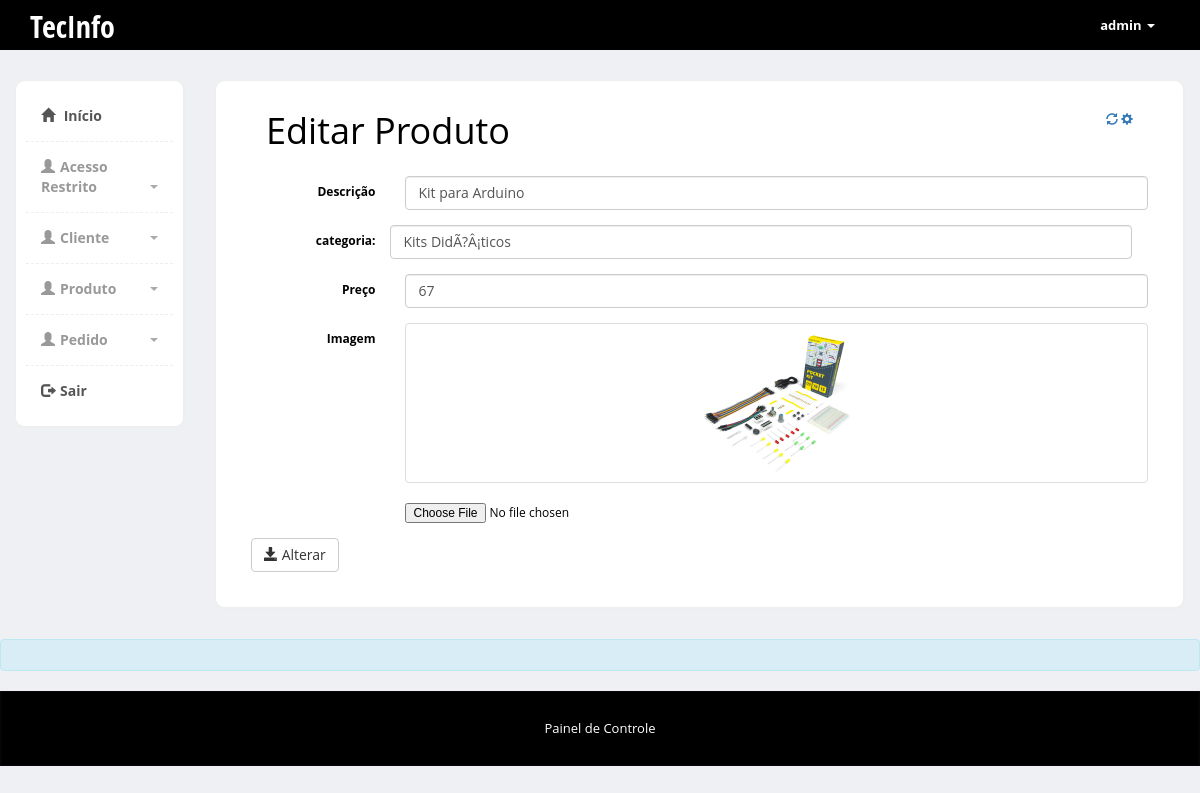
Screenshot of /admin/editarformproduto.php?codproduto=1 (signed in) with the database file from the repository.
### tables this page shows
CREATE TABLE `produto` (
  `codproduto` int(11) NOT NULL,
  `descricao` varchar(150) NOT NULL,
  `categoria` varchar(100) NOT NULL,
  `preco` varchar(12) NOT NULL,
  `imagem` varchar(200) NOT NULL
);

### admin/editarformproduto.php (the view, shortened to what this page needs)
<?php
	require_once 'conexao2.php';
	if(isset($_GET['codproduto']) && !empty($_GET['codproduto']))
	{
		$codproduto = $_GET['codproduto'];
		$sql = 'SELECT descricao, categoria, preco, imagem FROM produto WHERE codproduto =:codproduto';
		$stmt = $conn ->prepare($sql);
		$stmt->execute(array(':codproduto'=>$codproduto));
		$row = $stmt->fetch(PDO::FETCH_ASSOC);
	}
	else{
		echo "Produto não cadastrado";
	}
				?>
<?php include "includes/header.php" ?>
<div class="col-md-10">
		  	<div class="row">
		<div class="col-md-12">
		  			<div class="content-box-large">
		  				<div class="panel-heading">
							<div class="panel-title">
				  <h1>Editar Produto</h1>
			</div>
<div class="panel-options">
								<a href="#" data-rel="collapse"><i class="glyphicon glyphicon-refresh"></i></a>
								<a href="#" data-rel="reload"><i class="glyphicon glyphicon-cog"></i></a>
							</div>
						</div>
		  	<div class="panel-body">
<form method="post"  method="POST" enctype="multipart/form-data" class="form-horizontal">
   <div class="form-group">
					<label class="col-sm-2 control-label">Descrição</label>
					<div class="col-sm-10">
						<input type="text" name="descricao" class="form-control" id="inputEmail3" placeholder="descrição do produto" value="<?php echo $row['descricao']; ?>">
					</div>
				</div>
		<div class="form-group">
		<label class="col-sm-2 control-label">categoria:</label>
		 <input type="text" name="categoria"  type="text" style="width:80%;" id="categoria" class="col-sm-2 form-control " id="categoria"  value="<?php echo $row['categoria']; ?>">
		</div>
				<div class="form-group">
					<label class="col-sm-2 control-label">Preço</label>
					<div class="col-sm-10">
						<input type="text" name="preco" class="form-control" id="inputEmail3" placeholder="Preço" value="<?php echo $row['preco']; ?>">
					</div>
				</div>
				<div class="form-group">
					<label class="col-sm-2 control-label">Imagem</label>
					<div class="col-sm-10">
						<a href="#" class="thumbnail">
						 <img src="../fotosprodutos/<?=$row['imagem']?>" height="190" width="150">
						</a>
					<input  class="input-group" type="file" name="imagem" name="imagem" accept="image/*"  >
				</div>
				</div>
				<button type="submit" name="alterar" class="btn btn-default">
        <span class="glyphicon glyphicon-save"></span> Alterar
        </button>
					</div>
				</div>
</div>
		  		</div>
		  	</div>
		  </div>
		</div>
<div class="alert alert-info">
</div>
<?php include "includes/footer.php" ?>

### admin/css/styles.css (style rules this page uses)
body { font-family: 'Open Sans', sans-serif; position: relative; margin: 0px; font-size: 12px; padding: 0px; background-color:#FFFFFF; color:#000000; }
.content-box, .content-box-large { margin-bottom:30px; background:#fff; border-radius:10px; padding:10px; border-left:1px solid #eee; border-top:1px solid #eee; border-right:2px solid #eee; border-bottom:2px solid #eee; }
.content-box-large { padding: 20px; }
body { background-color: #eff0f3; }
.panel-heading>.panel-title, .content-box-header .panel-title { float: left; padding: 10px 15px; padding-top: 0px; }
.panel-heading>.panel-title>*, .content-box-header .panel-title>* { margin: 0; }
.panel-heading>.panel-options, .content-box-header .panel-options { float: right; padding-right: 15px; }
.panel-heading>.panel-options>a, .content-box-header .panel-options>a { margin-top: 10px; }
.panel-body { clear:both; }

### rows the page displays
produto: descricao "Kit para Arduino", categoria "Kits DidÃ?Â¡ticos", preco "67", imagem (picture)

### other values shown
$_SESSION['login'] "admin"
